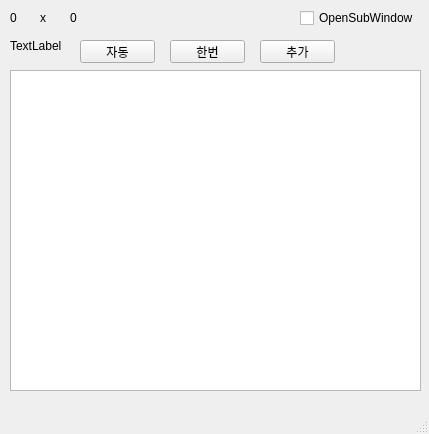
<?xml version="1.0" encoding="UTF-8"?>
<ui version="4.0">
 <class>MainWindow</class>
 <widget class="QMainWindow" name="MainWindow">
  <property name="geometry">
   <rect>
    <x>0</x>
    <y>0</y>
    <width>429</width>
    <height>434</height>
   </rect>
  </property>
  <property name="sizePolicy">
   <sizepolicy hsizetype="Fixed" vsizetype="Fixed">
    <horstretch>0</horstretch>
    <verstretch>0</verstretch>
   </sizepolicy>
  </property>
  <property name="minimumSize">
   <size>
    <width>429</width>
    <height>434</height>
   </size>
  </property>
  <property name="maximumSize">
   <size>
    <width>429</width>
    <height>434</height>
   </size>
  </property>
  <property name="windowTitle">
   <string>MainWindow</string>
  </property>
  <property name="locale">
   <locale language="Korean" country="SouthKorea"/>
  </property>
  <widget class="QWidget" name="centralwidget">
   <widget class="QLabel" name="WidthLabel">
    <property name="geometry">
     <rect>
      <x>10</x>
      <y>10</y>
      <width>31</width>
      <height>16</height>
     </rect>
    </property>
    <property name="text">
     <string>0</string>
    </property>
   </widget>
   <widget class="QLabel" name="HeightLabel">
    <property name="geometry">
     <rect>
      <x>70</x>
      <y>10</y>
      <width>31</width>
      <height>16</height>
     </rect>
    </property>
    <property name="text">
     <string>0</string>
    </property>
   </widget>
   <widget class="QLabel" name="label_3">
    <property name="geometry">
     <rect>
      <x>10</x>
      <y>40</y>
      <width>56</width>
      <height>12</height>
     </rect>
    </property>
    <property name="text">
     <string>TextLabel</string>
    </property>
   </widget>
   <widget class="QPlainTextEdit" name="plainTextEdit">
    <property name="geometry">
     <rect>
      <x>10</x>
      <y>70</y>
      <width>411</width>
      <height>321</height>
     </rect>
    </property>
   </widget>
   <widget class="QPushButton" name="pushButton">
    <property name="geometry">
     <rect>
      <x>80</x>
      <y>40</y>
      <width>75</width>
      <height>23</height>
     </rect>
    </property>
    <property name="text">
     <string>자동</string>
    </property>
   </widget>
   <widget class="QPushButton" name="pushButton_2">
    <property name="geometry">
     <rect>
      <x>170</x>
      <y>40</y>
      <width>75</width>
      <height>23</height>
     </rect>
    </property>
    <property name="text">
     <string>한번</string>
    </property>
   </widget>
   <widget class="QPushButton" name="pushButton_3">
    <property name="geometry">
     <rect>
      <x>260</x>
      <y>40</y>
      <width>75</width>
      <height>23</height>
     </rect>
    </property>
    <property name="text">
     <string>추가</string>
    </property>
   </widget>
   <widget class="QLabel" name="label">
    <property name="geometry">
     <rect>
      <x>40</x>
      <y>10</y>
      <width>31</width>
      <height>16</height>
     </rect>
    </property>
    <property name="text">
     <string>x</string>
    </property>
   </widget>
   <widget class="QCheckBox" name="OpenSubWindow">
    <property name="geometry">
     <rect>
      <x>300</x>
      <y>10</y>
      <width>121</width>
      <height>16</height>
     </rect>
    </property>
    <property name="text">
     <string>OpenSubWindow</string>
    </property>
   </widget>
  </widget>
  <widget class="QMenuBar" name="menubar">
   <property name="geometry">
    <rect>
     <x>0</x>
     <y>0</y>
     <width>429</width>
     <height>21</height>
    </rect>
   </property>
  </widget>
  <widget class="QStatusBar" name="statusbar"/>
 </widget>
 <resources/>
 <connections/>
</ui>
